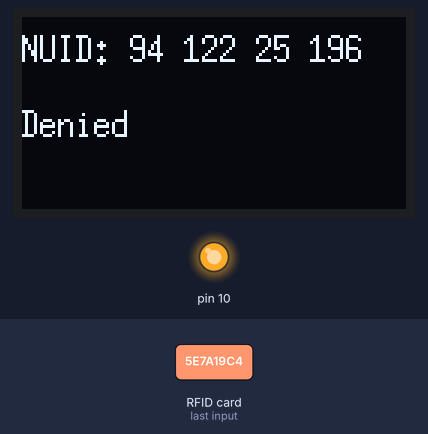
Simulated run of this sketch. Board: Arduino Uno, built with avr-gcc and run on an emulated ATmega328P. Parts: 128×64 one-colour display, output pins drawn as LEDs (lit = HIGH). The inputs (shaded band) are chosen by the test bench. What the sketch prints to the serial monitor is not drawn.

1.5 s: RFID card 5E 7A 19 C4 held to the reader
Above: at 2.3 s.
Timing chart, 0 to 4.5 s (numbered marks = the images above; inputs shaded):
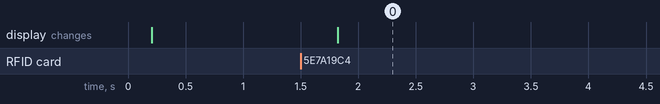

The sketch:

lgz_rfid.ino
```cpp
#include <SPI.h>
#include <MFRC522.h>
#include <U8g2lib.h>
#include <Wire.h>

#define SS_PIN 5
#define RST_PIN 0

const int ipaddress[4] = {0, 0, 0, 0};

byte nuidPICC[4] = {0, 0, 0, 0};
const byte corr[4] = {187 , 184, 21, 211};
MFRC522::MIFARE_Key key;
MFRC522 rfid = MFRC522(SS_PIN, RST_PIN);

U8G2_SSD1306_128X64_NONAME_1_HW_I2C u8g2(U8G2_R0, U8X8_PIN_NONE);

void setup() {
    //Init Serial USB
    Serial.begin(115200);
    Serial.println(F("Initialize System"));

    //init rfid D8,D5,D6,D7
    SPI.begin();
    rfid.PCD_Init();
    u8g2.begin();

    Serial.print(F("Reader :"));
    rfid.PCD_DumpVersionToSerial();

    u8g2.firstPage();
    u8g2.setFont(u8g2_font_6x13_tr);
    do {
        u8g2.drawStr(0, 15, "Waiting...");
    } while (u8g2.nextPage());
}

int verify(byte *buffer, byte bufferSize) {
    // size check
    if (bufferSize != sizeof(corr)) return 0;

    // nuid check
    for (int i = 0; i < bufferSize; i++) {
        if (corr[i] != buffer[i]) return 0;
    }

    return 1;
}

void display(byte *buffer, byte bufferSize, int s) {
    u8g2.firstPage();
    u8g2.setFont(u8g2_font_6x13_tr);
    do {
        char buf[270] = "NUID: ";
        char buf2[16] = {0};
        for (int i = 0; i < bufferSize; i++) {
            snprintf(buf2, sizeof(buf2), "%d", buffer[i]);
            strcat(buf, buf2);
            strcat(buf, " ");

            // Prevent Overflow
            if (strlen(buf) > 256) {
                strcpy(buf, "** Overflowed **\x00");
                break;
            }
        }

        u8g2.drawStr(0, 15, buf);

        if (s == 1) {
            u8g2.drawStr(0, 40, "Access Granted!");
        } else {
            u8g2.drawStr(0, 40, "Denied");
        }
    } while (u8g2.nextPage());
}

void readRFID(void ) { /* function readRFID */
    // Read RFID card
    for (byte i = 0; i < 6; i++) {
      key.keyByte[i] = 0xFF;
    }
    // Look for new 1 cards
    if ( ! rfid.PICC_IsNewCardPresent())
      return;

    // Verify if the NUID has been readed
    if (  !rfid.PICC_ReadCardSerial())
      return;

    // Store NUID into nuidPICC array
    for (byte i = 0; i < 4; i++) {
      nuidPICC[i] = rfid.uid.uidByte[i];
    }

    int s = verify(rfid.uid.uidByte, rfid.uid.size);

    display(rfid.uid.uidByte, rfid.uid.size, s);

    // Halt PICC
    rfid.PICC_HaltA();

    // Stop encryption on PCD
    rfid.PCD_StopCrypto1();
}

void loop() {
  readRFID();
}
```

Measured:
- after the input at 1.5 s, the display: changes after 0.32 s (image 0)
